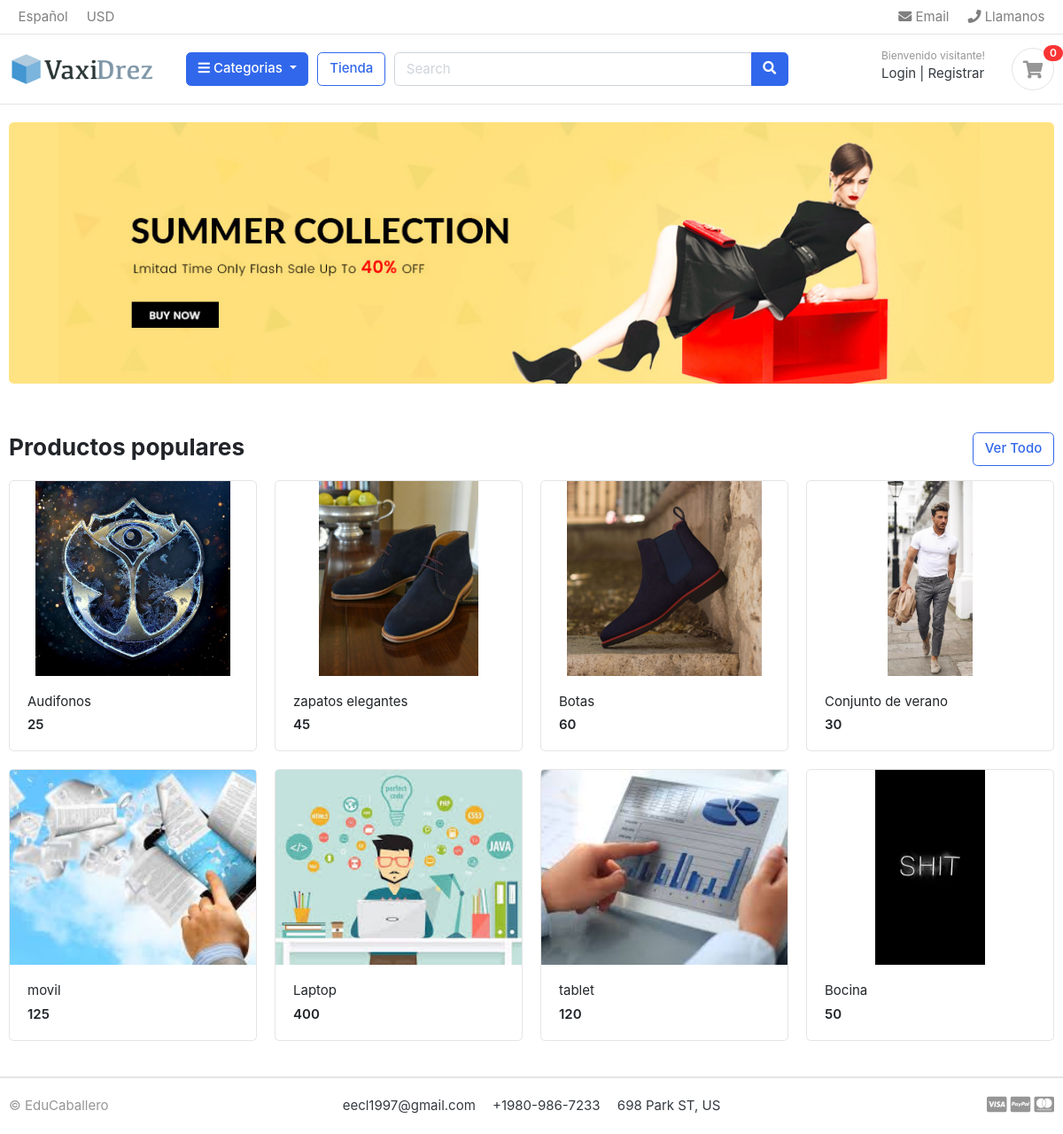
The page / on the database its author committed.
### store/models.py (models this page shows, shortened)
class Product(models.Model):
    product_name = models.CharField(max_length=200, unique = True)
    slug = models.CharField(max_length=200, unique = True)
    description = models.TextField(max_length=500, blank=True)
    price = models.IntegerField()
    image = models.ImageField( upload_to= 'photos/products')
    stock = models.IntegerField()
    is_available = models.BooleanField(default=True)
    category = models.ForeignKey(Category, on_delete = models.CASCADE)
    created_date = models.DateTimeField(auto_now_add=True)
    modified_date = models.DateTimeField(auto_now_add=True)
    def get_url(self):
        return reverse('product_detail', args=[self.category.slug, self.slug])

### ecommerce/views.py (the view)
# urls.py: 2. Add a URL to urlpatterns:  path('', views.home, name='home')
def home(request):
    products = Product.objects.all().filter(is_available=True)
    context = {
        'products':products,
    }
    return render(request,'home.html', context)

### category/context_processors.py (called while the page is built)
def menu_links(request):
    links = Category.objects.all()
    return dict(links=links)

### category/models.py (called while the page is built)
    def get_url(self):
        return reverse('product_by_category', args=[self.slug])

### templates/home.html
{% extends "factorization.html" %}
{% load static %}
{% block content %}
<section class="section-intro padding-y-sm">
<div class="container">
<div class="intro-banner-wrap">
	<img src="{% static 'images/banners/banner01.jpg' %}" class="img-fluid rounded">
</div>
</div>
</section>
<section class="section-name padding-y-sm">
<div class="container">
<header class="section-heading">
	<a href="./store.html" class="btn btn-outline-primary float-right">Ver Todo</a>
	<h3 class="section-title">Productos populares</h3>
</header>
<div class="row">
	{%for product in products%}
	<div class="col-md-3">
		<div class="card card-product-grid">
			<a href="{{product.get_url}}" class="img-wrap"> <img src="{{product.image.url}}"> </a>
			<figcaption class="info-wrap">
				<a href="{{product.get_url}}" class="title">{{product.product_name}}</a>
				<div class="price mt-1">{{product.price}}</div>
			</figcaption>
		</div>
	</div>
{% endfor %}
</div>
</div>
</section>
</body>
</html>
{% endblock  %}

### templates/factorization.html (shortened to what this page needs)
{% load static %}
<!DOCTYPE HTML>
<html lang="en">
<head>
<link href="{% static 'css/bootstrap.css' %}" rel="stylesheet" type="text/css"/>
<link href="{% static 'fonts/fontawesome/css/all.min.css' %}" type="text/css" rel="stylesheet">
<link href="{% static 'css/ui.css' %}" rel="stylesheet" type="text/css"/>
<link href="{% static 'css/responsive.css' %}" rel="stylesheet" media="only screen and (max-width: 1200px)" />
</head>
<body>
{% include "includes/nagvar.html" %}
{% block content %}
{% endblock  %}
{% include "includes/footer.html" %}

### templates/includes/nagvar.html (shortened to what this page needs)
{% load static %}
<header class="section-header">
    <nav class="navbar p-md-0 navbar-expand-sm navbar-light border-bottom">
    <div class="container">
      <div class="collapse navbar-collapse" id="navbarTop4">
        <ul class="navbar-nav mr-auto">
            <li class="nav-item dropdown">
                 <a href="#" class="nav-link">   Español </a>
            </li>
            <li class="nav-item dropdown">
                <a href="#" class="nav-link"> USD </a>
            </li>
        </ul>
        <ul class="navbar-nav">
            <li><a href="#" class="nav-link"> <i class="fa fa-envelope"></i> Email </a></li>
            <li><a href="#" class="nav-link"> <i class="fa fa-phone"></i> Llamanos</a></li>
        </ul>
      </div>
    </div>
    </nav>
    <section class="header-main border-bottom">
        <div class="container">
    <div class="row align-items-center">
        <div class="col-lg-2 col-md-3 col-6">
            <a href="./" class="brand-wrap">
                <img class="logo" src="{% static './images/logo01.png' %}">
            </a>
        </div>
        <div class="col-lg col-sm col-md col-6 flex-grow-0">
            <div class="category-wrap dropdown d-inline-block float-right">
                <button type="button" class="btn btn-primary dropdown-toggle" data-toggle="dropdown">
                    <i class="fa fa-bars"></i> Categorias
                </button>
            </div>
        </div>
        <a href="./store.html" class="btn btn-outline-primary">Tienda</a>
        <div class="col-lg  col-md-6 col-sm-12 col">
            <form action="#" class="search">
                <div class="input-group w-100">
                    <input type="text" class="form-control" style="width:60%;" placeholder="Search">
                    <div class="input-group-append">
                      <button class="btn btn-primary" type="submit">
                        <i class="fa fa-search"></i>
                      </button>
                    </div>
                </div>
            </form>
        </div>
        <div class="col-lg-3 col-sm-6 col-8 order-2 order-lg-3">
                    <div class="d-flex justify-content-end mb-3 mb-lg-0">
                        <div class="widget-header">
                            <small class="title text-muted">Bienvenido visitante!</small>
                            <div>
                                <a href="./signin.html">Login</a> <span class="dark-transp"> | </span>
                                <a href="./register.html"> Registrar</a>
                            </div>
                        </div>
                        <a href="./cart.html" class="widget-header pl-3 ml-3">
                            <div class="icon icon-sm rounded-circle border"><i class="fa fa-shopping-cart"></i></div>
                            <span class="badge badge-pill badge-danger notify">0</span>
                        </a>
                    </div>
                </div>
    </div>
        </div>
    </section>
    </header>

### templates/includes/footer.html
{% load static %}
<footer class="section-footer border-top">
	<div class="container">
		<section class="footer-bottom border-top row">
			<div class="col-md-2">
				<p class="text-muted"> &copy EduCaballero </p>
			</div>
			<div class="col-md-8 text-md-center">
				<span  class="px-2">eecl1997@gmail.com</span>
				<span  class="px-2">+1980-986-7233</span>
				<span  class="px-2">698 Park ST, US</span>
			</div>
			<div class="col-md-2 text-md-right text-muted">
				<i class="fab fa-lg fa-cc-visa"></i>
				<i class="fab fa-lg fa-cc-paypal"></i>
				<i class="fab fa-lg fa-cc-mastercard"></i>
			</div>
		</section>
	</div>
</footer>

### static/css/ui.css (style rules this page uses)
html { font-family: "Inter", sans-serif; font-size: 15px; }
.img-wrap { text-align: center; display: block; }
.img-wrap img { max-width: 100%; }
.icon-xs, .icon-sm, .icon-md, .icon-lg { display: inline-block; text-align: center; flex-shrink: 0; flex-grow: 0; }
.icon-sm { width: 48px; height: 48px; line-height: 48px !important; font-size: 20px; }
.padding-y-sm { padding-top: 20px; padding-bottom: 20px; }
.section-heading { margin-bottom: 20px; margin-top: 15px; }
.section-title { color: #212529; }
p:last-child { margin-bottom: 0; }
.header-main { position: relative; padding-top: 1rem; padding-bottom: 1rem; }
.brand-wrap .logo, .navbar-brand .logo { margin-right: 7px; max-height: 42px; display: inline-block; }
.widget-header { display: inline-block; vertical-align: middle; position: relative; }
.widget-header a { color: #343a40; }
.widget-header i { color: #969696; }
.widget-header .title { display: block; }
.widget-header .notify { position: absolute; top: -3px; right: -10px; }
.footer-bottom { padding-top: 20px; padding-bottom: 20px; }
[class*=card-product] a.title { color: #212529; display: block; }
[class*=card-product] .img-wrap { overflow: hidden; position: relative; }
[class*=card-product] .img-wrap img { height: 100%; max-width: 100%; width: auto; display: inline-block; -o-object-fit: cover; object-fit: cover; }
.card-product-grid { margin-bottom: 20px; }
.card-product-grid .img-wrap { border-radius: 0.2rem 0.2rem 0 0; height: 220px; }
.card-product-grid .info-wrap { overflow: hidden; padding: 18px 20px; }
.card .img-wrap { overflow: hidden; }
.notify { position: absolute; top: -4px; right: -10px; display: inline-block; padding: 0.25em 0.6em; font-size: 12px; line-height: 1; text-align: center; border-radius: 3rem; color: #fff; background-color: #fa3434; }
.price { font-weight: 600; color: #212529; }

### rows shown on the page
Product: image (picture), product_name "Audifonos", price "25"
Product: image (picture), product_name "zapatos elegantes", price "45"
Product: image (picture), product_name "Botas", price "60"
Product: image (picture), product_name "Conjunto de verano", price "30"
Product: image (picture), product_name "movil", price "125"
Product: image (picture), product_name "Laptop", price "400"
Product: image (picture), product_name "tablet", price "120"
Product: image (picture), product_name "Bocina", price "50"
